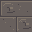

A level layout from a 2D game, rendered from its tile map. Below: a short description, then the map file with its tile-grid data intact:
An orthogonal 1x1 tile map with 32x32 px tiles, 1 tile layer (Assembly), 3 tilesets.

<map version="1.10" orientation="orthogonal" renderorder="right-down" width="1" height="1" tilewidth="32" tileheight="32" infinite="0" nextlayerid="2" nextobjectid="1">
  <tileset firstgid="1" source="../floors.tsx" />
  <tileset firstgid="321" source="../walls.tsx" />
  <tileset firstgid="961" source="../architecture.tsx" />
  <layer id="1" name="Assembly" width="1" height="1">
    <data encoding="csv">
97
</data>
  </layer>
</map>
